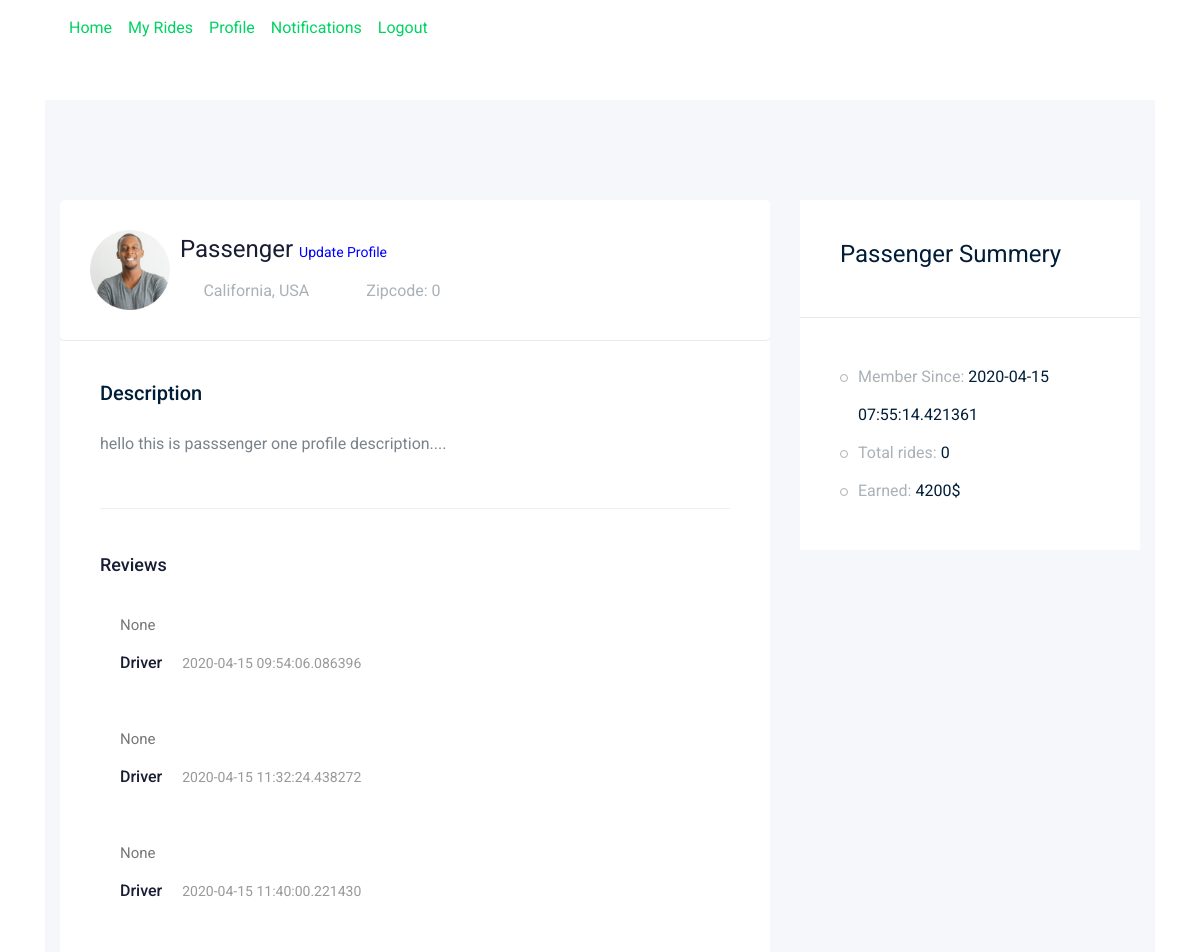
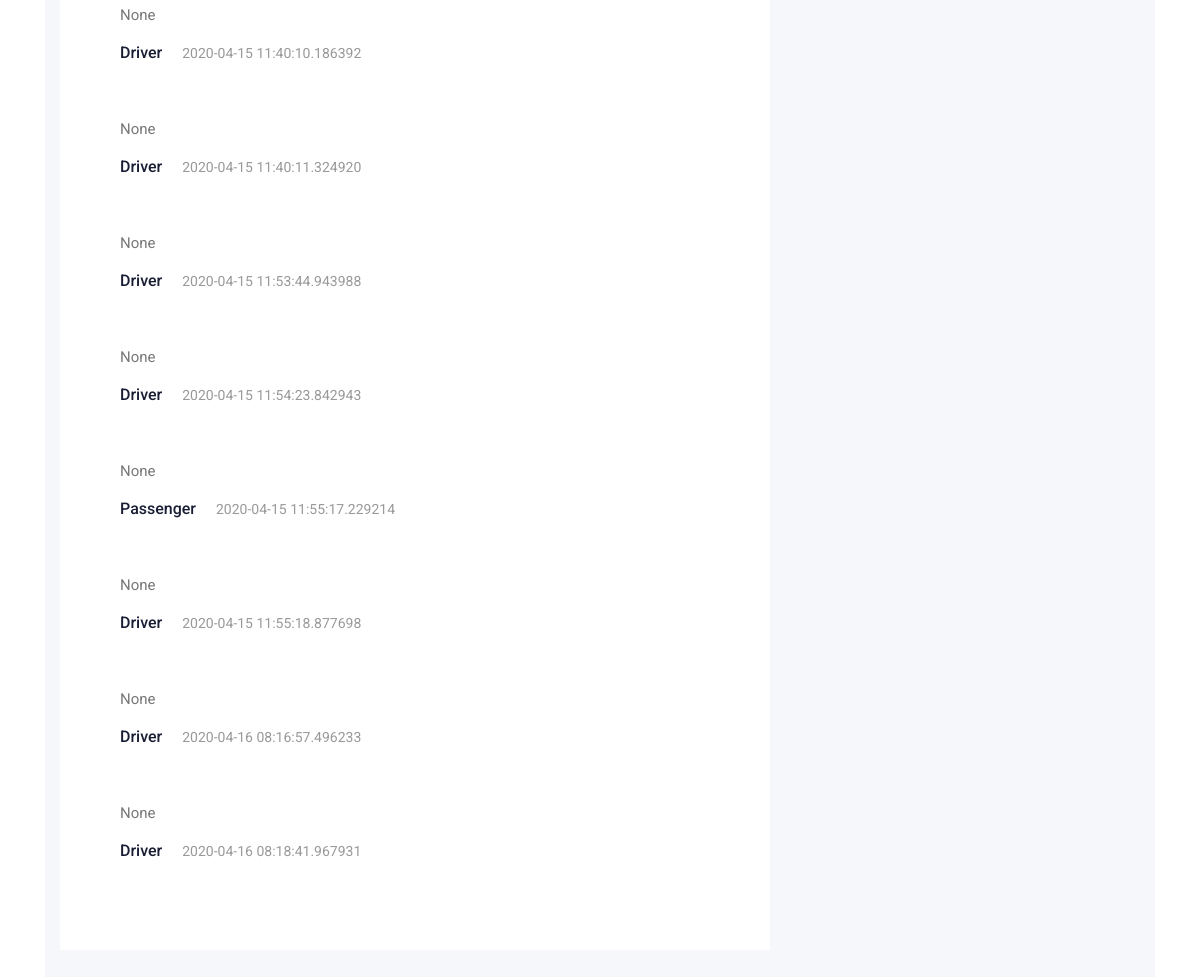
The app's page /passenger/profile (signed in) with its own data (2 pictures, top to bottom).
### app/models/models.py (models this page shows, shortened)
class User(db.Model,UserMixin):
    __tablename__ = "users"
    id = db.Column(db.Integer, primary_key=True)
    name = db.Column(db.String(100), nullable=False)
    surname = db.Column(db.String(100), nullable=False)
    email = db.Column(db.String(100), unique=True, nullable=False)
    password = db.Column(db.String(150), nullable=False)
    zipcode = db.Column(db.String(100), nullable=True)
    roles = db.Column(db.String(10), default="Passenger")
    profile_image = db.Column(db.String(255), nullable=True, default="0")
    profile_description = db.Column(db.String(255), nullable=True)
    gender = db.Column(db.Integer, nullable=False)
    member_since = db.Column(db.DateTime, nullable=False, default=datetime.utcnow)
    charges_per_kilo = db.Column(db.Integer, default=0) #only for driver
    passengers = db.relationship('Ride', foreign_keys="[Ride.passenger_id]")
    drivers = db.relationship('Ride', foreign_keys="[Ride.driver_id]")

class Ride(db.Model):
    __tablename__ = "rides"
    id = db.Column(db.Integer, primary_key=True)
    driver_id = db.Column(db.Integer, db.ForeignKey('users.id'))
    passenger_id = db.Column(db.Integer, db.ForeignKey('users.id'))
    zipcode = db.Column(db.String(100), nullable=False)
    from_loc = db.Column(db.String(150), nullable=False)
    to_loc = db.Column(db.String(150), nullable=False)
    isStarted = db.Column(db.Integer, default=0) #0: not started, 1: started
    isEnded = db.Column(db.Integer, default=0) #0: not ended, 1: ended
    isPaid = db.Column(db.Integer, default=0) #0: not paid, 1: paid
    isConfirmed = db.Column(db.Integer, default=0) #0: request not entertained yet, 1: accepted, 2: declined
    passenger_ratings = db.Column(db.Integer, nullable=True)
    driver_ratings = db.Column(db.Integer, nullable=True)
    passenger_ratings = db.Column(db.Integer, nullable=True)
    distance = db.Column(db.Integer, nullable=False)
    driver_review_for_passenger = db.Column(
        db.String(255), nullable=True)  # will be updated when ride ends
    passenger_review_for_driver = db.Column(
        db.String(255), nullable=True)  # will be updated when ride ends
    price = db.Column(db.Integer, nullable=False)
    ride_date = db.Column(db.DateTime, nullable=False, default=datetime.utcnow)

### app/passenger/views.py (the view)
@pb.route('/profile')
@login_required
def profile():
	user_id = current_user.id
	sql = text(" select *,"
			   "(select count(*) from rides where passenger_id = "+str(user_id)+" and isEnded=1) as total_rides,"
			   "(select sum(price) from rides where passenger_id = "+str(user_id)+") as total_spent "
			   "from users "
			   "LEFT JOIN rides on users.id = rides.passenger_id "
			   "WHERE users.id = "+str(user_id)+";")
	user = db.engine.execute(sql)
	u = user.first()
	reviewsFetchSql= text("select *,reviewer.name as reviewer_name from rides LEFT join users as reviewer on reviewer.id = rides.driver_id "
						  "where rides.passenger_id = "+str(user_id)+";")
	reviews = db.engine.execute(reviewsFetchSql)
	return render_template('passenger_profile.html', user=u, reviews=reviews)

### app/driver/views.py (called while the page is built)
@application.context_processor
def inject_dict_for_all_templates():
	notifications_count = db.engine.execute("select count(*) from rides where driver_id ="+str(current_user.id)+" and isConfirmed=0 and isStarted = 0 and isPaid = 0 and isEnded =0")
	c = str(notifications_count.first()[0])
	return dict(count=c)

### app/models/models.py (called while the page is built)
@login_manager.user_loader
def load_user(user_id):
    return User.query.get(user_id)

### app/passenger/templates/passenger_profile.html (shortened to what this page needs)
{% extends 'pass_masterlayout.html' %}
{% block body %}
<section class="contact-section section_padding">
    <div class="container">
        <div class="row">
            <div class="col-12">
            </div>
        </div>
        <div class="row">
            <div class="col-lg-12">
    <div class="job_details_area">
        <div class="container">
            <div class="row">
                <div class="col-lg-8">
                    <div class="job_details_header">
                        <div class="single_jobs white-bg d-flex justify-content-between">
                            <div class="jobs_left d-flex align-items-center">
                                <div class="" style="margin-right:10px;">
                                    {% if user.profile_image == "0" %}
                                    <img src="https://mdbootstrap.com/img/Photos/Others/placeholder-avatar.jpg" class="img-responsive" style="width:80px;" alt="">
                                    {% else %}
                                    <img src="{{url_for('static',filename='uploads/'+user.profile_image)}}" class="img-responsive" style="width:80px;" alt="">
                                    {% endif %}
                                </div>
                                <div class="jobs_conetent">
                                    <a href="#"><h4>{{user.name}} <span ><a href="{{url_for('passenger_bp.update_profile')}}" style="color:blue;font-size:14px;">Update Profile</a> </span></h4></a>
                                    <div class="links_locat d-flex align-items-center">
                                        <div class="location">
                                            <p> <i class="fa fa-map-marker"></i> California, USA</p>
                                        </div>
                                        <div class="location">
                                            <p> Zipcode: {{user.zipcode}}</p>
                                        </div>
                                    </div>
                                </div>
                            </div>
                        </div>
                    </div>
                    <div class="descript_wrap white-bg">
                        <div class="single_wrap">
                            <h4>Description</h4>
                            <p>{{user.profile_description}}</p>
                        </div>
                                       <div class="comments-area">
                  <h4>Reviews</h4>
                                            {% for r in reviews %}
                  <div class="comment-list">
                     <div class="single-comment justify-content-between d-flex">
                        <div class="user justify-content-between d-flex">
                           <div class="desc">
                              <p class="comment">
                                  {{r.passenger_review_for_driver}}
                              </p>
                              <div class="d-flex justify-content-between">
                                 <div class="d-flex align-items-center">
                                    <h5>
                                       <a href="#">{{r.reviewer_name}}</a>
                                    </h5>
                                    <p class="date">{{r.ride_date}}</p>
                                 </div>
                                 <div class="reply-btn">
                                     {% for i in range(0,5) %}
                                     {% if i+1 <= r.driver_ratings %}
                                     <span><i class="fa fa-star checked"></i></span>
                                     {% else %}
                                     <span><i class="fa fa-star"></i></span>
                                     {% endif %}
                                     {% endfor %}
                                 </div>
                              </div>
                           </div>
                        </div>
                     </div>
                  </div>
                                           {% endfor %}
               </div>
                    </div>
                </div>
                <div class="col-lg-4">
                    <div class="job_sumary">
                        <div class="summery_header">
                            <h3>Passenger Summery</h3>
                        </div>
                        <div class="job_content">
                            <ul>
                                <li>Member Since: <span>{{user.member_since}}</span></li>
                                <li>Total rides: <span>{{user.total_rides}}</span></li>
                                <li>Earned: <span>{{user.total_spent}}$</span></li>
                            </ul>
                        </div>
                    </div>
                </div>
            </div>
        </div>
    </div>
            </div>
            </div>
        </div>
</section>
{% endblock %}

### records on screen
User: profile_image (picture), name "Passenger", profile_description "hello this is passsenger one profile description....", member_since "2020-04-15 07:55:14.421361"
Ride: passenger_review_for_driver "None", reviewer_name "Driver", ride_date "2020-04-15 09:54:06.086396"
Ride: passenger_review_for_driver "None", reviewer_name "Driver", ride_date "2020-04-15 11:32:24.438272"
Ride: passenger_review_for_driver "None", reviewer_name "Driver", ride_date "2020-04-15 11:40:00.221430"
Ride: passenger_review_for_driver "None", reviewer_name "Driver", ride_date "2020-04-15 11:40:10.186392"
Ride: passenger_review_for_driver "None", reviewer_name "Driver", ride_date "2020-04-15 11:40:11.324920"
Ride: passenger_review_for_driver "None", reviewer_name "Driver", ride_date "2020-04-15 11:53:44.943988"
Ride: passenger_review_for_driver "None", reviewer_name "Driver", ride_date "2020-04-15 11:54:23.842943"
Ride: passenger_review_for_driver "None", reviewer_name "Passenger", ride_date "2020-04-15 11:55:17.229214"
Ride: passenger_review_for_driver "None", reviewer_name "Driver", ride_date "2020-04-15 11:55:18.877698"
Ride: passenger_review_for_driver "None", reviewer_name "Driver", ride_date "2020-04-16 08:16:57.496233"
Ride: passenger_review_for_driver "None", reviewer_name "Driver", ride_date "2020-04-16 08:18:41.967931"

### other values on screen
{{ user.zipcode }} "0"
{{ user.total_rides }} "0"
{{ user.total_spent }} "4200"
